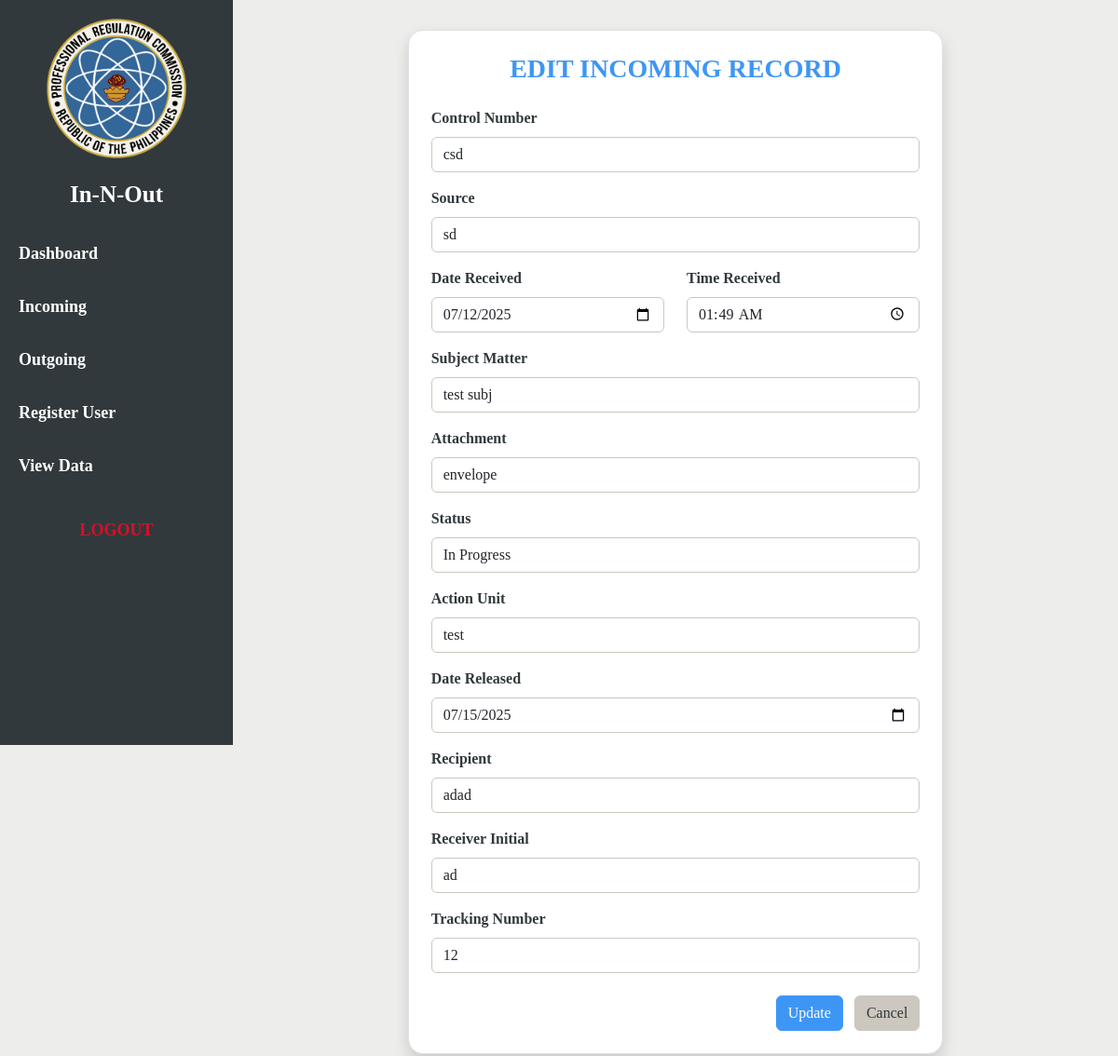
Page /edit_incoming.php?id=9 on the committed database.
### tables this page shows
CREATE TABLE `incoming` (
  `id` int(11) NOT NULL,
  `ctrlNum` varchar(100) NOT NULL,
  `source` varchar(255) NOT NULL,
  `dateRecd` date NOT NULL,
  `timeRe` time NOT NULL,
  `subj` text NOT NULL,
  `attachment` text NOT NULL,
  `stat` varchar(50) NOT NULL,
  `actionUnit` varchar(255) NOT NULL,
  `dateRel` date NOT NULL,
  `recipient` varchar(255) NOT NULL,
  `intial` varchar(50) NOT NULL,
  `trackingNum` varchar(100) NOT NULL,
  `created_at` timestamp NOT NULL DEFAULT current_timestamp()
);

### edit_incoming.php (the view, shortened to what this page needs)
<?php
include 'db_connect.php';
include 'sidebar.php';
$id = filter_input(INPUT_GET, 'id', FILTER_VALIDATE_INT);
$stmt = $conn->prepare("SELECT * FROM incoming WHERE id = ?");
$stmt->bind_param("i", $id);
$stmt->execute();
$data = $stmt->get_result()->fetch_assoc();
?>
<!DOCTYPE html>
<html>
<head>
    <link href="https://cdn.jsdelivr.net/npm/bootstrap@5.3.7/dist/css/bootstrap.min.css" rel="stylesheet">
</head>
<body>
<div class="container">
    <div class="form-container mx-auto col-md-8 shadow border p-4">
        <h3 class="mb-4 fw-bold text-center">EDIT INCOMING RECORD</h3>
        <form method="POST">
            <div class="mb-3">
                <label class="form-label">Control Number</label>
                <input type="text" name="ctrlNum" class="form-control" value="<?= htmlspecialchars($data['ctrlNum']) ?>" required>
            </div>
            <div class="mb-3">
                <label class="form-label">Source</label>
                <input type="text" name="source" class="form-control" value="<?= htmlspecialchars($data['source']) ?>" required>
            </div>
            <div class="row mb-3">
                <div class="col-md-6">
                    <label class="form-label">Date Received</label>
                    <input type="date" name="dateRecd" class="form-control" value="<?= htmlspecialchars($data['dateRecd']) ?>" required>
                </div>
                <div class="col-md-6">
                    <label class="form-label">Time Received</label>
                    <input type="time" name="timeRe" class="form-control" value="<?= htmlspecialchars($data['timeRe']) ?>" required>
                </div>
            </div>
            <div class="mb-3">
                <label class="form-label">Subject Matter</label>
                <input type="text" name="subj" class="form-control" value="<?= htmlspecialchars($data['subj']) ?>" required>
            </div>
            <div class="mb-3">
                <label class="form-label">Attachment</label>
                <input type="text" name="attachment" class="form-control" value="<?= htmlspecialchars($data['attachment']) ?>" required>
            </div>
            <div class="mb-3">
                <label class="form-label">Status</label>
                <select name="stat" class="form-control" required>
                    <option value="In Progress" <?= $data['stat'] === 'In Progress' ? 'selected' : '' ?>>In Progress</option>
                </select>
            </div>
            <div class="mb-3">
                <label class="form-label">Action Unit</label>
                <input type="text" name="actionUnit" class="form-control" value="<?= htmlspecialchars($data['actionUnit']) ?>" required>
            </div>
            <div class="mb-3">
                <label class="form-label">Date Released</label>
                <input type="date" name="dateRel" class="form-control" value="<?= htmlspecialchars($data['dateRel']) ?>" required>
            </div>
            <div class="mb-3">
                <label class="form-label">Recipient</label>
                <input type="text" name="recipient" class="form-control" value="<?= htmlspecialchars($data['recipient']) ?>" required>
            </div>
            <div class="mb-3">
                <label class="form-label">Receiver Initial</label>
                <input type="text" name="intial" class="form-control" value="<?= htmlspecialchars($data['intial']) ?>" required>
            </div>
            <div class="mb-4">
                <label class="form-label">Tracking Number</label>
                <input type="text" name="trackingNum" class="form-control" value="<?= htmlspecialchars($data['trackingNum']) ?>" required>
            </div>
            <div class="text-end">
                <button type="submit" class="btn btn-success">Update</button>
                <a href="incoming_table.php" class="btn btn-secondary ms-2">Cancel</a>
            </div>
        </form>
    </div>
</div>
</body>
</html>

### sidebar.php (style rules this page uses)
body { margin: 0; background-color: #EDEEEB; font-family: 'Century Gothic'; }

### edit_incoming.php (style rules this page uses)
body { background-color: #EDEEEB; color: #31393C; font-family: 'Century Gothic'; padding: 2rem; margin-left: 250px; }
.form-container { background-color: #FFFFFF; padding: 2rem; border-radius: 1rem; max-width: 800px; margin: auto; box-shadow: 0 0 10px rgba(49, 57, 60, 0.1); }
h3 { text-align: center; color: #3E96F4; margin-bottom: 2rem; }
label { font-weight: bold; color: #31393C; }
.form-control { border: 1px solid #CCC7BF; }
.btn-success { background-color: #3E96F4; border-color: #3E96F4; }
.btn-secondary { background-color: #CCC7BF; border-color: #CCC7BF; color: #31393C; }

### rows in the picture
incoming: ctrlNum "csd", source "sd", dateRecd "07/12/2025", timeRe "01:49:00", subj "test subj", attachment "envelope", stat "In Progress", actionUnit "test", dateRel "07/15/2025", recipient "adad", intial "ad", trackingNum "12"
